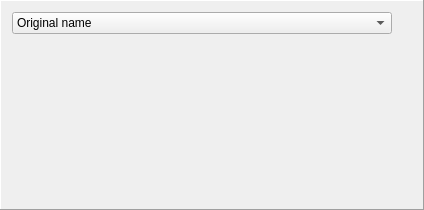
<?xml version="1.0" encoding="UTF-8"?>
<ui version="4.0">
 <class>FormStringBuilder</class>
 <widget class="QFrame" name="FormStringBuilder">
  <property name="geometry">
   <rect>
    <x>0</x>
    <y>0</y>
    <width>424</width>
    <height>210</height>
   </rect>
  </property>
  <property name="sizePolicy">
   <sizepolicy hsizetype="Preferred" vsizetype="Preferred">
    <horstretch>0</horstretch>
    <verstretch>0</verstretch>
   </sizepolicy>
  </property>
  <property name="frameShape">
   <enum>QFrame::Panel</enum>
  </property>
  <property name="frameShadow">
   <enum>QFrame::Raised</enum>
  </property>
  <layout class="QVBoxLayout" name="verticalLayout">
   <item>
    <layout class="QHBoxLayout" name="horizontalLayout">
     <item>
      <widget class="QComboBox" name="comboBoxBuilders">
       <property name="sizePolicy">
        <sizepolicy hsizetype="Expanding" vsizetype="Fixed">
         <horstretch>0</horstretch>
         <verstretch>0</verstretch>
        </sizepolicy>
       </property>
       <property name="minimumSize">
        <size>
         <width>192</width>
         <height>0</height>
        </size>
       </property>
       <item>
        <property name="text">
         <string>Original name</string>
        </property>
       </item>
       <item>
        <property name="text">
         <string>Number</string>
        </property>
       </item>
       <item>
        <property name="text">
         <string>Replace</string>
        </property>
       </item>
       <item>
        <property name="text">
         <string>Text insertion</string>
        </property>
       </item>
       <item>
        <property name="text">
         <string>Cryptographic Hash</string>
        </property>
       </item>
      </widget>
     </item>
     <item>
      <spacer name="hSpacerCloseButton">
       <property name="orientation">
        <enum>Qt::Horizontal</enum>
       </property>
       <property name="sizeType">
        <enum>QSizePolicy::Fixed</enum>
       </property>
       <property name="sizeHint" stdset="0">
        <size>
         <width>20</width>
         <height>20</height>
        </size>
       </property>
      </spacer>
     </item>
    </layout>
   </item>
   <item>
    <widget class="QStackedWidget" name="stackedWidget">
     <property name="currentIndex">
      <number>0</number>
     </property>
     <widget class="WidgetOriginalNameSetting" name="page"/>
     <widget class="WidgetNumberSetting" name="page_2"/>
     <widget class="WidgetReplaceSetting" name="page_3"/>
     <widget class="WidgetInsertTextSetting" name="page_4"/>
     <widget class="WidgetFileHashSetting" name="page_5"/>
    </widget>
   </item>
  </layout>
 </widget>
 <customwidgets>
  <customwidget>
   <class>WidgetNumberSetting</class>
   <extends>QWidget</extends>
   <header>widgets/WidgetNumberSetting.h</header>
   <container>1</container>
  </customwidget>
  <customwidget>
   <class>WidgetReplaceSetting</class>
   <extends>QWidget</extends>
   <header>widgets/WidgetReplaceSetting.h</header>
   <container>1</container>
  </customwidget>
  <customwidget>
   <class>WidgetInsertTextSetting</class>
   <extends>QWidget</extends>
   <header>widgets/WidgetInsertTextSetting.h</header>
   <container>1</container>
  </customwidget>
  <customwidget>
   <class>WidgetOriginalNameSetting</class>
   <extends>QWidget</extends>
   <header>widgets/WidgetOriginalNameSetting.h</header>
   <container>1</container>
  </customwidget>
  <customwidget>
   <class>WidgetFileHashSetting</class>
   <extends>QWidget</extends>
   <header>widgets/WidgetFileHashSetting.h</header>
   <container>1</container>
  </customwidget>
 </customwidgets>
 <resources/>
 <connections>
  <connection>
   <sender>comboBoxBuilders</sender>
   <signal>currentIndexChanged(int)</signal>
   <receiver>stackedWidget</receiver>
   <slot>setCurrentIndex(int)</slot>
   <hints>
    <hint type="sourcelabel">
     <x>129</x>
     <y>30</y>
    </hint>
    <hint type="destinationlabel">
     <x>240</x>
     <y>108</y>
    </hint>
   </hints>
  </connection>
 </connections>
</ui>
